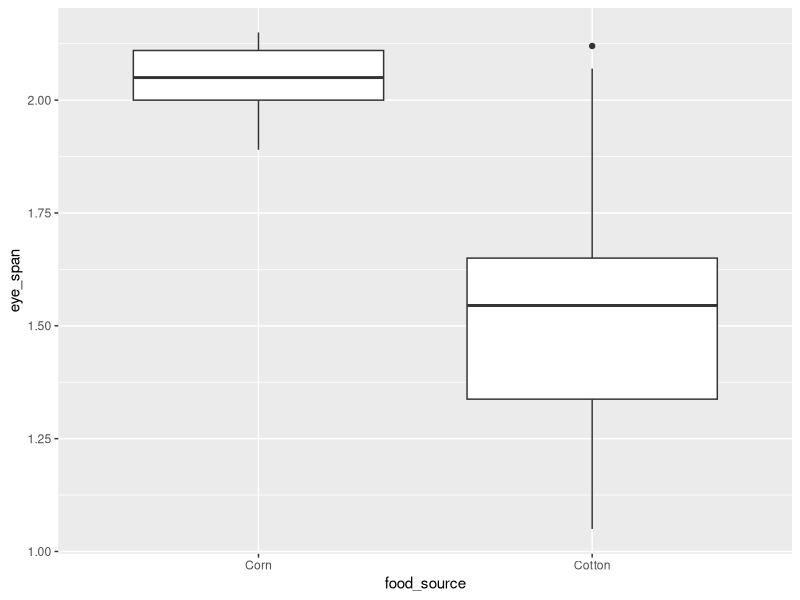
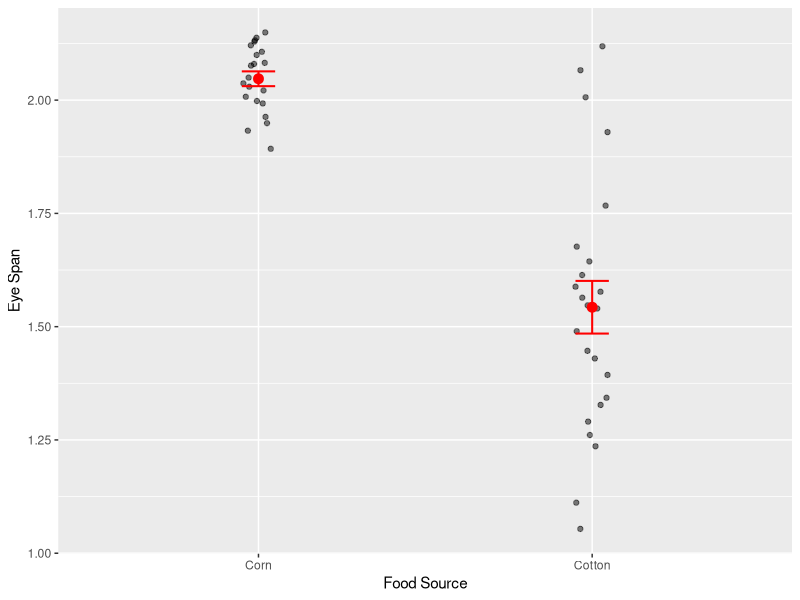

The R script that drew these images, in order: (Note: this script raises an error after producing the figures.)
## ---- chunk 1
# FIXME
library(tidyverse)
library(readxl)
library(cowplot)
## ---- chunk 2
# FIXME
stalk <- read_csv("../data/Stalkies.csv")
## ---- chunk 3
ggplot(stalk, aes(x = food_source, y = eye_span)) +
  geom_boxplot()

ggplot(stalk, aes(x = food_source, y = eye_span)) +
  geom_point(position = position_jitter(width = 0.05), alpha = 0.5) +
  stat_summary(fun.y = mean, geom = "point", size = 3, color = "red") +
  stat_summary(fun.data = mean_se, geom = "errorbar", width = 0.1,
               color = "red", size = 0.7) +
  labs(x = "Food Source", y = "Eye Span")
## ---- chunk 4
# FIXME
myT <- t.test(eye_span ~ food_source, data = stalk)
myT
## ---- chunk 5
# FIXME
fm <- lm(eye_span ~ food_source, data = stalk)
summary(fm)
## ---- chunk 6
# Function for sum of squares
SS <- function(x, x_bar = NULL) {
  # If x_bar is not provided, use the mean of x
  if (is.null(x_bar)) x_bar <- mean(x)

  # Return sum of squares
  return(sum((x - x_bar) ^ 2))
}
## ---- chunk 7
n1 <- nrow(stalk[stalk$food_source == "Corn", ])
n2 <- nrow(stalk[stalk$food_source == "Cotton", ])

x <- stalk$eye_span
x1 <- stalk$eye_span[stalk$food_source == "Corn"]
x2 <- stalk$eye_span[stalk$food_source == "Cotton"]
## ---- chunk 8
s_hat_2 <- (1 / (n1 + n2)) * (SS(x1) + SS(x2))

L_2 <- 1 / (2 * pi * s_hat_2) ^ ((n1 + n2) / 2) * exp(-(n1 + n2) / 2)
log(L_2)
## ---- chunk 9
s_hat_1 <- (1 / (n1 + n2)) * (SS(x1, mean(x)) + SS(x2, mean(x)))
L_1 <- 1 / ((2 * pi * s_hat_1) ^ ((n1 + n2) / 2)) * exp(-((n1 + n2) / 2))
log(L_1)
## ---- chunk 10
# FIXME
L_2 / L_1
(s_hat_2 / s_hat_1) ^ (-(n1 + n2) / 2)
## ---- chunk 11
# FIXME
mean(stalk$eye_span[stalk$food_source == 'Cotton']) -
  2 * sd(stalk$eye_span[stalk$food_source == 'Cotton'] /
           sqrt(length(stalk$eye_span[stalk$food_source == 'Cotton'])))

mean(stalk$eye_span[stalk$food_source == 'Cotton']) +
  2 * sd(stalk$eye_span[stalk$food_source == 'Cotton'] /
           sqrt(length(stalk$eye_span[stalk$food_source == 'Cotton'])))

mean(stalk$eye_span[stalk$food_source == 'Corn']) -
  2 * sd(stalk$eye_span[stalk$food_source == 'Corn'] /
           sqrt(length(stalk$eye_span[stalk$food_source == 'Corn'])))

mean(stalk$eye_span[stalk$food_source == 'Corn']) +
  2 * sd(stalk$eye_span[stalk$food_source == 'Corn'] /
           sqrt(length(stalk$eye_span[stalk$food_source == 'Corn'])))

## We can write functions to do the SEM and approximate CI
## approx_CI returns a tibble with the lower and upper
## bounds of the CI. Notice that the "do" function can take
## the tibble from approx_CI and turn it into a tibble
## with both CI bounds. This is a general way to handle
## summarizing from functions that return multiple variables.
SEM <- function(x) return(sd(x) / sqrt(length(x)))

approx_CI <- function(x) {
  upper <- mean(x) + 2 * SEM(x)
  lower <- mean(x) - 2 * SEM(x)
  return(tibble(lower, upper))
}

stalk %>%
  group_by(food_source) %>%
  do(approx_CI(.$eye_span))
## ---- chunk 12
set.seed(648273)
niter <- 1000

mu.corn <- mean(stalk$eye_span[stalk$food_source == 'Corn'])
mu.cotton <- mean(stalk$eye_span[stalk$food_source == 'Cotton'])
sd.corn <- sd(stalk$eye_span[stalk$food_source == 'Corn'])
sd.cotton <- sd(stalk$eye_span[stalk$food_source == 'Cotton'])
n.corn <- length(stalk$eye_span[stalk$food_source == 'Corn'])
n.cotton <- length(stalk$eye_span[stalk$food_source == 'Cotton'])

corn.cis <- tibble(mm = numeric(length = niter),
                       ll = numeric(length = niter),
                       uu = numeric(length = niter))
cotton.cis <- tibble(mm = numeric(length = niter),
                         ll = numeric(length = niter),
                         uu = numeric(length = niter))

for (jj in 1:niter) {
  corn.s <- rnorm(n.corn, mu.corn, sd.corn)
  cotton.s <- rnorm(n.cotton, mu.cotton, sd.cotton)

  corn.cis[jj, ] <- c(
    mean(corn.s),
    mean(corn.s) - 2 * (sd(corn.s) / sqrt(n.corn)),
    mean(corn.s) + 2 * (sd(corn.s) / sqrt(n.corn)))
  cotton.cis[jj, ] <- c(
    mean(cotton.s),
    mean(cotton.s) - 2 * (sd(cotton.s) / sqrt(n.cotton)),
    mean(cotton.s) + 2 * (sd(cotton.s) / sqrt(n.cotton)))
}

(sum(mu.corn < corn.cis$ll) + sum(mu.corn > corn.cis$uu)) / niter
(sum(mu.cotton < cotton.cis$ll) + sum(mu.cotton > cotton.cis$uu)) / niter
## ---- chunk 13
# FIXME
EW <- read_csv("../data/Earwigs.csv")
## ---- chunk 14
# FIXME
EW %>%
  ggplot(aes(Density, Proportion_Forceps)) +
  geom_point()
## ---- chunk 15
# FIXME
EW %>%
  ggplot(aes(Density, Proportion_Forceps)) +
  geom_point() +
  geom_smooth(method = "lm")
## ---- chunk 16
fm <- lm(Proportion_Forceps ~ Density, data = EW)
summary(fm)
